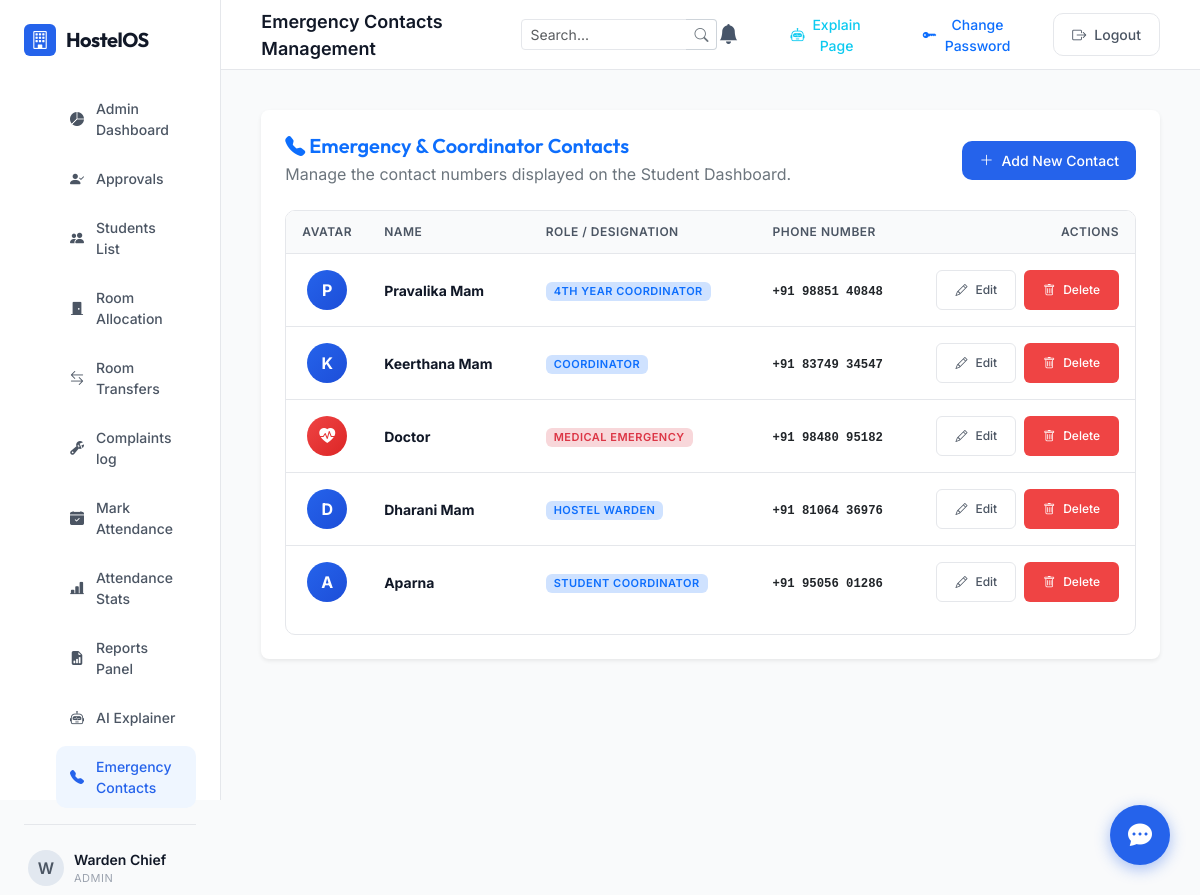
Page /admin/emergency-contacts (signed in) on the committed database.
### app/models.py (models this page shows, shortened)
class User(db.Model):
    __tablename__ = 'users'
    id = db.Column(db.Integer, primary_key=True)
    username = db.Column(db.String(80), unique=True, nullable=False) # Roll number for student, username for others
    password_hash = db.Column(db.String(200), nullable=False)
    role = db.Column(db.String(20), nullable=False) # 'super_admin', 'admin', 'staff', 'student'
    name = db.Column(db.String(100), nullable=False)
    phone = db.Column(db.String(15), nullable=False)
    status = db.Column(db.String(20), default='approved') # 'pending', 'approved', 'rejected'
    created_at = db.Column(db.DateTime, default=datetime.utcnow)
    student_profile = db.relationship('StudentProfile', backref='user', uselist=False, cascade="all, delete-orphan")

class EmergencyContact(db.Model):
    __tablename__ = 'emergency_contacts'
    id = db.Column(db.Integer, primary_key=True)
    name = db.Column(db.String(100), nullable=False)
    role = db.Column(db.String(100), nullable=False)
    phone = db.Column(db.String(20), nullable=False)

### app/routes/admin.py (the view)
@admin_bp.route('/emergency-contacts')
@login_required
@role_required(['admin', 'super_admin'])
def emergency_contacts():
    contacts = EmergencyContact.query.all()
    return render_template('admin_emergency_contacts.html', contacts=contacts)

### app/routes/auth.py (called while the page is built, shortened)
def login_required(f):
    @wraps(f)
    def decorated_function(*args, **kwargs):
        if 'user_id' not in session:
            flash('Please log in to access this page.', 'warning')
            return redirect(url_for('auth.login'))
        return f(*args, **kwargs)
    return decorated_function

def role_required(roles):
    def decorator(f):
        @wraps(f)
        def decorated_function(*args, **kwargs):
            if 'user_id' not in session:
                flash('Please log in to access this page.', 'warning')
                return redirect(url_for('auth.login'))
            user_role = session.get('role')
            return f(*args, **kwargs)
        return decorated_function
    return decorator

### app/templates/admin_emergency_contacts.html (shortened to what this page needs)
{% extends 'base.html' %}
{% block header_title %}Emergency Contacts Management{% endblock %}
{% block content %}
<div class="card shadow-sm border-0 p-4 rounded-3 bg-white mb-4">
    <div class="d-flex align-items-center justify-content-between mb-4">
        <div>
            <h5 class="text-primary fw-semibold m-0"><i class="bi bi-telephone-fill"></i> Emergency & Coordinator Contacts</h5>
            <p class="text-secondary text-sm mb-0 mt-1">Manage the contact numbers displayed on the Student Dashboard.</p>
        </div>
        <button class="btn btn-primary btn-sm px-3 py-2 d-flex align-items-center gap-2" data-bs-toggle="modal" data-bs-target="#addContactModal" style="border-radius: var(--radius-md); font-weight: 500;">
            <i class="bi bi-plus-lg"></i> Add New Contact
        </button>
    </div>
    {% if contacts %}
        <div class="table-responsive">
            <table class="table table-hover align-middle text-sm">
                <thead class="table-light">
                    <tr>
                        <th style="width: 80px;" class="text-center">Avatar</th>
                        <th>Name</th>
                        <th>Role / Designation</th>
                        <th>Phone Number</th>
                        <th style="width: 200px;" class="text-end">Actions</th>
                    </tr>
                </thead>
                <tbody>
                    {% for contact in contacts %}
                        <tr>
                            <td class="text-center">
                                <div class="rounded-circle d-flex align-items-center justify-content-center text-white fw-bold shadow-xs mx-auto"
                                     style="width: 40px; height: 40px; font-size: 16px;
                                            background: {% if 'doctor' in contact.name.lower() or 'medical' in contact.role.lower() %}linear-gradient(135deg, #ef4444, #dc2626){% else %}linear-gradient(135deg, #2563eb, #1d4ed8){% endif %};">
                                    {% if 'doctor' in contact.name.lower() or 'medical' in contact.role.lower() %}
                                        <i class="bi bi-heart-pulse-fill"></i>
                                    {% else %}
                                        {{ contact.name[0] }}
                                    {% endif %}
                                </div>
                            </td>
                            <td><strong>{{ contact.name }}</strong></td>
                            <td>
                                <span class="badge {% if 'doctor' in contact.name.lower() or 'medical' in contact.role.lower() %}bg-danger-subtle text-danger{% else %}bg-primary-subtle text-primary{% endif %} py-1.5 px-2.5" style="font-size: 11px; border-radius: 6px;">
                                    {{ contact.role }}
                                </span>
                            </td>
                            <td><code class="text-dark fw-semibold">{{ contact.phone }}</code></td>
                            <td>
                                <div class="d-flex gap-2 justify-content-end">
                                    <button type="button" class="btn btn-secondary btn-sm py-1.5 px-2.5 edit-btn"
                                            data-id="{{ contact.id }}"
                                            data-name="{{ contact.name }}"
                                            data-role="{{ contact.role }}"
                                            data-phone="{{ contact.phone }}"
                                            style="font-size: 12px; border-radius: var(--radius-sm);">
                                        <i class="bi bi-pencil"></i> Edit
                                    </button>
                                    <form action="{{ url_for('admin.delete_contact', contact_id=contact.id) }}" method="POST" onsubmit="return confirm('Are you sure you want to delete contact \'{{ contact.name }}\'?');">
                                        <button type="submit" class="btn btn-danger btn-sm py-1.5 px-2.5" style="font-size: 12px; border-radius: var(--radius-sm);">
                                            <i class="bi bi-trash"></i> Delete
                                        </button>
                                    </form>
                                </div>
                            </td>
                        </tr>
                    {% endfor %}
                </tbody>
            </table>
        </div>
    {% else %}
        <div class="text-center py-5 text-secondary">
            <i class="bi bi-telephone-x text-muted" style="font-size: 48px;"></i>
            <p class="mt-3">No emergency contacts configured yet.</p>
        </div>
    {% endif %}
</div>
{% endblock %}

### app/templates/base.html (shortened to what this page needs)
<!DOCTYPE html>
<html lang="en">
<head>
    <link href="https://cdn.jsdelivr.net/npm/bootstrap@5.3.3/dist/css/bootstrap.min.css" rel="stylesheet">
    <link href="https://cdn.jsdelivr.net/npm/bootstrap-icons@1.11.3/font/bootstrap-icons.min.css" rel="stylesheet">
    <link rel="stylesheet" href="{{ url_for('static', filename='css/style.css') }}">
</head>
<body>
    {% if g.user %}
    <div class="app-container">
        <aside class="sidebar">
            <div class="logo-container">
                <div class="logo-icon"><i class="bi bi-building"></i></div>
                <div class="logo-text">HostelOS</div>
            </div>
            <ul class="nav-menu">
                {% if session.role == 'student' %}
                    <li class="nav-item {% if request.path == '/student/dashboard' %}active{% endif %}">
                        <a href="{{ url_for('student.dashboard') }}">
                            <i class="bi bi-grid-1x2-fill"></i> Dashboard
                        </a>
                    </li>
                    <li class="nav-item {% if request.path == '/complaints/list' %}active{% endif %}">
                        <a href="{{ url_for('complaints.list_tickets') }}">
                            <i class="bi bi-ticket-detailed-fill"></i> My Complaints
                        </a>
                    </li>
                    <li class="nav-item {% if request.path == '/ai/assistant' %}active{% endif %}">
                        <a href="{{ url_for('ai.assistant') }}">
                            <i class="bi bi-robot"></i> AI Assistant
                        </a>
                    </li>
                    <li class="nav-item {% if request.path == '/student/emergency-contacts' %}active{% endif %}">
                        <a href="{{ url_for('student.emergency_contacts') }}">
                            <i class="bi bi-telephone-fill"></i> Emergency Contacts
                        </a>
                    </li>
                    <li class="nav-item {% if request.path == '/student/profile' %}active{% endif %}">
                        <a href="{{ url_for('student.profile') }}">
                            <i class="bi bi-person-fill-gear"></i> Profile Settings
                        </a>
                    </li>
                {% elif session.role in ['admin', 'super_admin'] %}
                    <li class="nav-item {% if request.path == '/admin/dashboard' %}active{% endif %}">
                        <a href="{{ url_for('admin.dashboard') }}">
                            <i class="bi bi-pie-chart-fill"></i> Admin Dashboard
                        </a>
                    </li>
                    <li class="nav-item {% if request.path == '/admin/students/pending' %}active{% endif %}">
                        <a href="{{ url_for('admin.view_pending') }}">
                            <i class="bi bi-person-check-fill"></i> Approvals
                        </a>
                    </li>
                    <li class="nav-item {% if request.path == '/admin/students' %}active{% endif %}">
                        <a href="{{ url_for('admin.list_students') }}">
                            <i class="bi bi-people-fill"></i> Students List
                        </a>
                    </li>
                    <li class="nav-item {% if request.path == '/admin/rooms' %}active{% endif %}">
                        <a href="{{ url_for('admin.manage_rooms') }}">
                            <i class="bi bi-door-closed-fill"></i> Room Allocation
                        </a>
                    </li>
                    <li class="nav-item {% if request.path == '/admin/rooms/transfer' %}active{% endif %}">
                        <a href="{{ url_for('admin.transfer_room') }}">
                            <i class="bi bi-arrow-left-right"></i> Room Transfers
                        </a>
                    </li>
                    <li class="nav-item {% if request.path == '/complaints/list' %}active{% endif %}">
                        <a href="{{ url_for('complaints.list_tickets') }}">
                            <i class="bi bi-wrench-adjustable"></i> Complaints log
                        </a>
                    </li>
                    <li class="nav-item {% if request.path == '/attendance/mark' %}active{% endif %}">
                        <a href="{{ url_for('attendance.mark') }}">
                            <i class="bi bi-calendar-check-fill"></i> Mark Attendance
                        </a>
                    </li>
                    <li class="nav-item {% if request.path == '/attendance/analytics' %}active{% endif %}">
                        <a href="{{ url_for('attendance.analytics') }}">
                            <i class="bi bi-bar-chart-line-fill"></i> Attendance Stats
                        </a>
                    </li>
                    <li class="nav-item {% if request.path == '/reports/dashboard' %}active{% endif %}">
                        <a href="{{ url_for('reports.dashboard') }}">
                            <i class="bi bi-file-earmark-bar-graph-fill"></i> Reports Panel
                        </a>
                    </li>
                    <li class="nav-item {% if request.path == '/ai/assistant' %}active{% endif %}">
                        <a href="{{ url_for('ai.assistant') }}">
                            <i class="bi bi-robot"></i> AI Explainer
                        </a>
                    </li>
                    <li class="nav-item {% if request.path == '/admin/emergency-contacts' %}active{% endif %}">
                        <a href="{{ url_for('admin.emergency_contacts') }}">
                            <i class="bi bi-telephone-fill"></i> Emergency Contacts
                        </a>
                    </li>
                {% endif %}
            </ul>
            <div class="sidebar-footer">
                <div class="user-profile-badge">
                    <div class="avatar">{{ g.user.name[0] }}</div>
                    <div class="user-info">
                        <div class="user-name">{{ g.user.name }}</div>
                        <div class="user-role">{{ g.user.role }}</div>
                    </div>
                </div>
            </div>
        </aside>
        <div class="main-wrapper">
            <header class="header">
                <div class="header-title d-flex align-items-center gap-3">
                    {% block header_title %}Dashboard{% endblock %}
                    {% if session.role in ['admin', 'super_admin'] %}
                    <form action="{{ url_for('admin.search') }}" method="GET" class="d-none d-md-flex align-items-center ms-3" style="max-width: 250px;">
                        <div class="input-group input-group-sm">
                            <input type="text" name="q" class="form-control" placeholder="Search..." value="{{ request.args.get('q', '') }}" style="border-radius: 4px 0 0 4px;">
                            <button class="btn btn-outline-secondary bg-white text-secondary border-start-0" type="submit" style="border-radius: 0 4px 4px 0; border: 1px solid #ced4da;">
                                <i class="bi bi-search"></i>
                            </button>
                        </div>
                    </form>
                    {% endif %}
                </div>
                <div class="header-actions d-flex align-items-center">
                    <div class="dropdown me-3">
                        <button class="btn btn-link text-decoration-none position-relative text-dark p-0" type="button" id="notificationDropdown" data-bs-toggle="dropdown" aria-expanded="false">
                            <i class="bi bi-bell-fill fs-5" style="color: #475569;"></i>
                        </button>
                    </div>
                    <button type="button" class="btn btn-outline-info btn-sm me-2" id="ai-explain-btn">
                        <i class="bi bi-robot"></i> Explain Page
                    </button>
                    <button type="button" class="btn btn-outline-primary btn-sm me-2" data-bs-toggle="modal" data-bs-target="#changePasswordModal">
                        <i class="bi bi-key-fill"></i> Change Password
                    </button>
                    <a href="{{ url_for('auth.logout') }}" class="btn btn-secondary btn-sm">
                        <i class="bi bi-box-arrow-right"></i> Logout
                    </a>
                </div>
            </header>
            <main class="content-body">
                {% block content %}{% endblock %}
                {% if session.role in ['admin', 'super_admin'] %}
                <div class="floating-chatbot-container" id="admin-chatbot">
                    <button class="chatbot-toggle-btn position-relative" id="chatbot-toggle-btn">
                        <i class="bi bi-chat-dots-fill text-white fs-4"></i>
                    </button>
                </div>
                {% endif %}
            </main>
        </div>
    </div>
    {% else %}
        {% block auth_content %}{% endblock %}
    {% endif %}
</body>
</html>

### rows in the picture
User: user "W", user.name "Warden Chief", user.role "ADMIN"
EmergencyContact: name "P", name "Pravalika Mam", role "4TH YEAR COORDINATOR", phone "+91 98851 40848"
EmergencyContact: name "K", name "Keerthana Mam", role "COORDINATOR", phone "+91 83749 34547"
EmergencyContact: name "Doctor", role "MEDICAL EMERGENCY", phone "+91 98480 95182"
EmergencyContact: name "D", name "Dharani Mam", role "HOSTEL WARDEN", phone "+91 81064 36976"
EmergencyContact: name "A", name "Aparna", role "STUDENT COORDINATOR", phone "+91 95056 01286"
